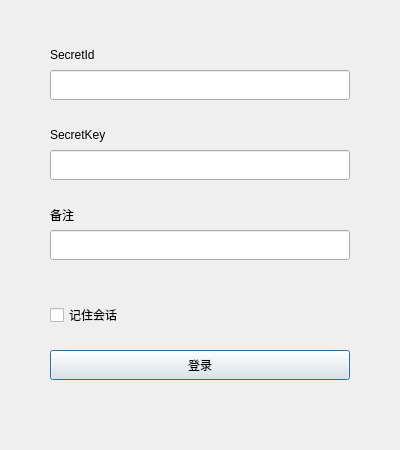
<?xml version="1.0" encoding="UTF-8"?>
<ui version="4.0">
 <class>LoginDialog</class>
 <widget class="QDialog" name="LoginDialog">
  <property name="geometry">
   <rect>
    <x>0</x>
    <y>0</y>
    <width>400</width>
    <height>450</height>
   </rect>
  </property>
  <property name="windowTitle">
   <string>登录</string>
  </property>
  <widget class="QLabel" name="labelSecretId">
   <property name="geometry">
    <rect>
     <x>50</x>
     <y>40</y>
     <width>300</width>
     <height>30</height>
    </rect>
   </property>
   <property name="text">
    <string>SecretId</string>
   </property>
  </widget>
  <widget class="QLineEdit" name="lineSecretId">
   <property name="geometry">
    <rect>
     <x>50</x>
     <y>70</y>
     <width>300</width>
     <height>30</height>
    </rect>
   </property>
  </widget>
  <widget class="QLineEdit" name="lineSecretKey">
   <property name="geometry">
    <rect>
     <x>50</x>
     <y>150</y>
     <width>300</width>
     <height>30</height>
    </rect>
   </property>
  </widget>
  <widget class="QLabel" name="labelSecretKey">
   <property name="geometry">
    <rect>
     <x>50</x>
     <y>120</y>
     <width>300</width>
     <height>30</height>
    </rect>
   </property>
   <property name="text">
    <string>SecretKey</string>
   </property>
  </widget>
  <widget class="QLineEdit" name="lineRemark">
   <property name="geometry">
    <rect>
     <x>50</x>
     <y>230</y>
     <width>300</width>
     <height>30</height>
    </rect>
   </property>
  </widget>
  <widget class="QLabel" name="labelRemark">
   <property name="geometry">
    <rect>
     <x>50</x>
     <y>200</y>
     <width>300</width>
     <height>30</height>
    </rect>
   </property>
   <property name="text">
    <string>备注</string>
   </property>
  </widget>
  <widget class="QCheckBox" name="checSaveSession">
   <property name="geometry">
    <rect>
     <x>50</x>
     <y>300</y>
     <width>80</width>
     <height>30</height>
    </rect>
   </property>
   <property name="text">
    <string>记住会话</string>
   </property>
  </widget>
  <widget class="QPushButton" name="btnLogin">
   <property name="geometry">
    <rect>
     <x>50</x>
     <y>350</y>
     <width>300</width>
     <height>30</height>
    </rect>
   </property>
   <property name="text">
    <string>登录</string>
   </property>
  </widget>
 </widget>
 <resources/>
 <connections/>
</ui>
